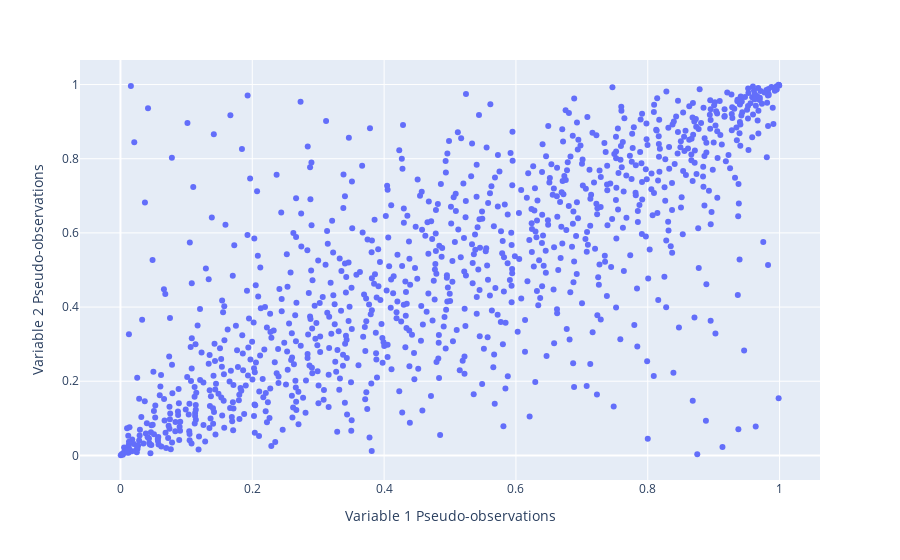

The notebook cell saved with this chart:
### Code cell
px.scatter(
    x=cop_sims[:, 0],
    y=cop_sims[:, 1],
    labels={
        "x": "Variable 1 Pseudo-observations",
        "y": "Variable 2 Pseudo-observations"
    }
)

### Figure 1 — Plotly figure (JSON) as saved in the notebook; plotly's stock layout.template omitted (floating-point values rounded to 4 significant figures; data arrays with more than 128 entries replaced by an {"elided": "..."} marker saying what was removed)
{"data": [{"hovertemplate": "Variable 1 Pseudo-observations=%{x}<br>Variable 2 Pseudo-observations=%{y}<extra></extra>", "legendgroup": "", "marker": {"color": "#636efa", "symbol": "circle"}, "mode": "markers", "name": "", "orientation": "v", "showlegend": false, "type": "scatter", "x": {"elided": "1000 float values"}, "xaxis": "x", "y": {"elided": "1000 float values"}, "yaxis": "y"}], "layout": {"legend": {"tracegroupgap": 0}, "margin": {"t": 60}, "xaxis": {"anchor": "y", "domain": [0, 1], "title": {"text": "Variable 1 Pseudo-observations"}}, "yaxis": {"anchor": "x", "domain": [0, 1], "title": {"text": "Variable 2 Pseudo-observations"}}}}
